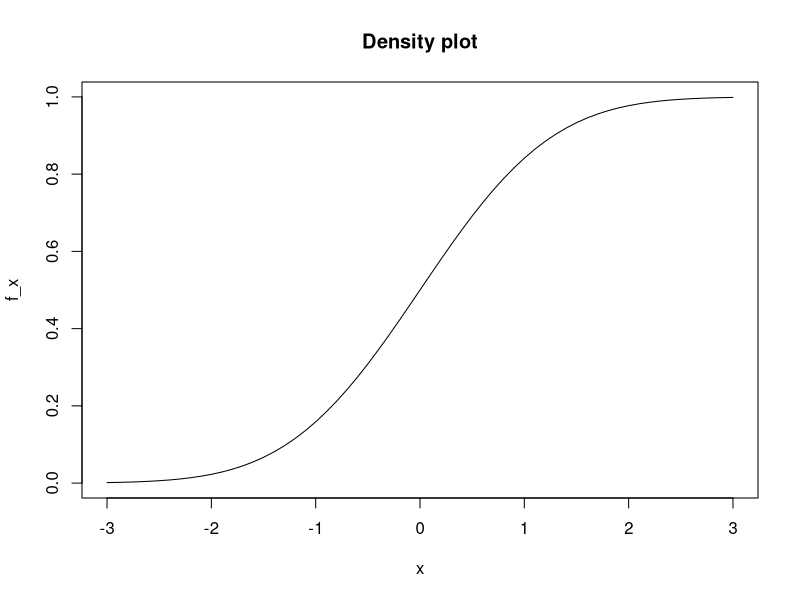
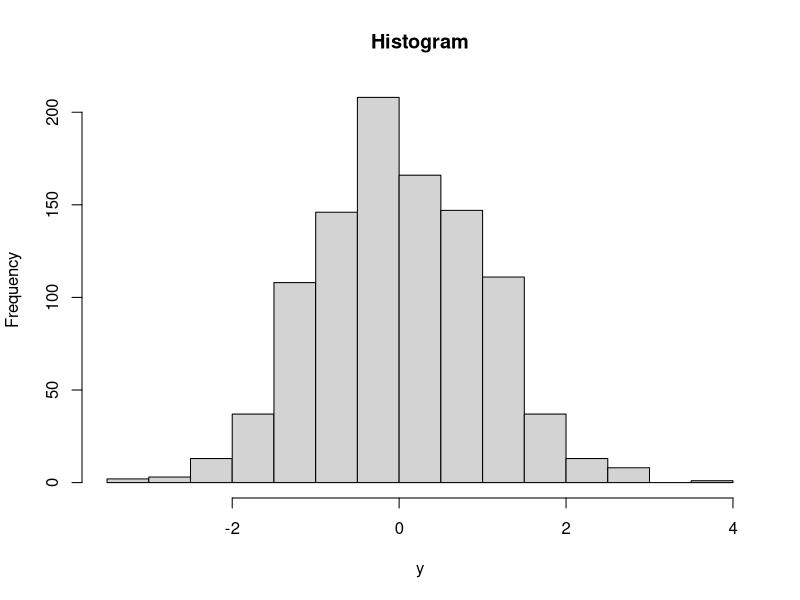

These figures' R source, in order:
#Arguments
x=seq(-3, 3, by = 0.1)

#Pdf and Cdf functions
f_x <- dnorm(x, mean = 0, sd = 1) #pdf
f_x <- pnorm(x, mean = 0, sd = 1) #cdf

#Figure
plot(x,f_x, type="l",main='Density plot')

#Random sample from normal of size n
set.seed(2022)
n <- 1000
y <-rnorm(n, mean = 0, sd = 1)

#Histogram
hist(y, main = "Histogram")
